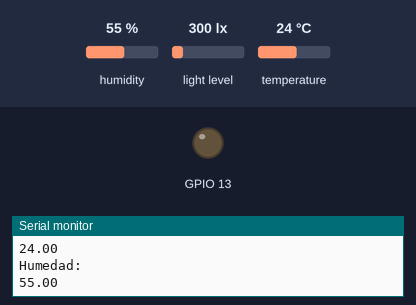
This sketch was run on a simulated ESP32. On the bench: output pins drawn as LEDs (lit = HIGH), the last lines printed to the serial monitor. The inputs (shaded band) are chosen by the test bench; at power-on: light level 300 lx, humidity 55 %, temperature 24 °C. WiFi joins after 1.5 s; servers stay silent unless stated; no MQTT or app messages arrive unless stated.

Above: at 2.7 s.
2.8 s: light level set to 967 lx
13.1 s: light level set to 1023 lx
At 21.1 s:
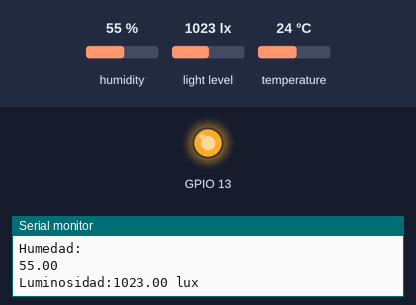
22.1 s: light level set to 40 lx
At 29.2 s:
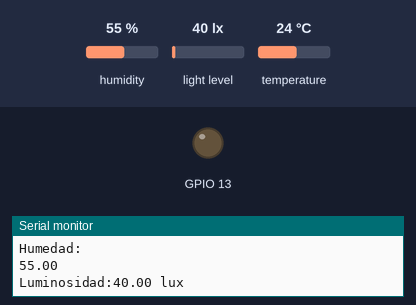
30.1 s: light level set to 1500 lx
At 37.2 s:
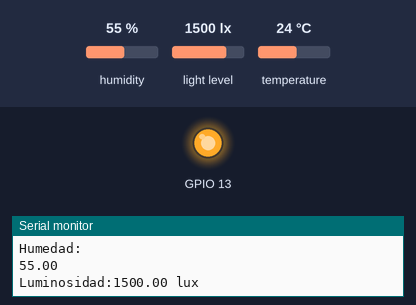
Timing chart, 0 to 38.7 s (numbered marks = the images above; inputs shaded):
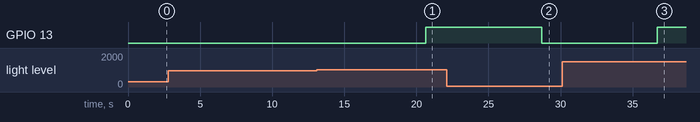

The sketch:

main1.ino
```cpp
#include "temp_hum_lum.h"
#include <WiFi.h>
#include <WiFiUdp.h>
#include <Wire.h>
#include <PubSubClient.h>
#include <string.h>
#include <SPI.h>


#define WIFI_SSID "wifi_ssid"
#define WIFI_PASSWORD "pass"
const char* mqtt_server = "192.168.1.109";
const char* namehost="Localhost";
int contador=0;
WiFiClient espClient;
PubSubClient client(espClient);

temp_hum_lum_aire sensor_temp, sensor_hum, sensor_lum, sensor_aire;


void setup() {
  // put your setup code here, to run once:

  initSerial();
  initWifi();
  initMQTTServer();


  sensor_temp.inicializar();
  sensor_hum.inicializar();
  sensor_lum.inicializar();
  pinMode(13,OUTPUT);
  client.subscribe("SistSeg1/Hab1/Actuador2");


  //sensor de aire no es necesario
}

void loop() {
  contador++;
  float temperatura = sensor_temp.detectar_temperatura();delay(1000);

  char buffer[16];
  sprintf(buffer,"%.2f", temperatura);


  float humedad= sensor_hum.detectar_humedad();delay(1000);
  char buffer1[16];
  sprintf(buffer1,"%.2f", humedad);


  float luz = sensor_lum.detectar_luminosidad();delay(1000);
  if (luz>1000){
    digitalWrite(13,HIGH);
    client.publish("SistSeg1/Hab1/Actuador2", "5");


  }
  else{
    digitalWrite(13,LOW);
    //client.publish("SistSeg1/Hab1/Actuador2", "5");

  }
  char buffer2[16];
  sprintf(buffer2,"%.2f", luz);


  /*float aire = sensor_aire.detectarValor();delay(1000);
  char buffer3[16];
  sprintf(buffer3,"%.2f", aire);
  client.publish("esp/viento", buffer3);
     */
  if (contador==3){
    client.publish("SistSeg1/Hab1/Sensor1", buffer);
    client.publish("SistSeg1/Hab1/Sensor2", buffer1);
    client.publish("SistSeg1/Hab1/Sensor3", buffer2);
    contador=0;
  }
  client.loop();
  delay(5000);

}

void initSerial(){
  Serial.begin(9600);
  Serial.setTimeout(5000);
  while(!Serial){

  }
  Serial.println("Booting...\n");
  Serial.println("\tDevice running");
}

void initWifi(){
  Serial.println();
  Serial.print("Wifi connecting to: ");
  Serial.println(WIFI_SSID);
  WiFi.hostname(namehost);
  WiFi.begin(WIFI_SSID,WIFI_PASSWORD);
  while( WiFi.status() != WL_CONNECTED ){
    delay(500);
    Serial.print(".");
  }
  Serial.println("Wifi connected!");
  Serial.print("NodeMCU IP Address : ");
  Serial.println(WiFi.localIP() );
}
void initMQTTServer(){
  client.setServer(mqtt_server, 1883);
  while (!client.connected()) {
    if (client.connect("ESP32Client1", "root", "ubicomp" )) {
      Serial.println("Connected to MQTT");
    } else {
      Serial.print("failed with state ");
      Serial.print(client.state());
      delay(2000);
    }

  }
}
```

temp_hum_lum.h
```cpp
#include <DHT.h>           //librería DHT
#include <Wire.h>
#include <Adafruit_Sensor.h>
#include <Adafruit_TSL2561_U.h>


#define DHTTYPE  DHT22   //Se define el modelo del sensor DHT22
#define DHTPIN    4     // Se define el pin D4 del ESP32 para conectar el sensor DHT22
Adafruit_TSL2561_Unified tsl = Adafruit_TSL2561_Unified(TSL2561_ADDR_FLOAT, 12345);
DHT dht(DHTPIN, DHTTYPE, 22);

class temp_hum_lum_aire{


  public: void configureSensor(void)
  {
  tsl.enableAutoRange(true);
  tsl.setIntegrationTime(TSL2561_INTEGRATIONTIME_13MS);

  }
  public: void inicializar(){
    dht.begin();
    Serial.println("Light Sensor Test"); Serial.println("");
    tsl.begin();
    configureSensor();
    Serial.println("");
  }
  public: float detectar_temperatura(){
    float temperatura = dht.readTemperature(); //Se lee la temperatura
    Serial.println("Temperatura: ");
    Serial.println(temperatura);
    return temperatura;
    delay(2000);
  }
  public: float detectar_humedad(){
    float humedad = dht.readHumidity(); //Se lee la humedad

   //Se imprimen las variables
    Serial.println("Humedad: ");
    Serial.println(humedad);
    return humedad;
    delay(2000);
    /* Get a new sensor event */

  }
  public: float detectar_luminosidad(){
    sensors_event_t event;
    tsl.getEvent(&event);
    if (event.light)
    {
      Serial.print("Luminosidad:");
      Serial.print(event.light); Serial.println(" lux");
      return event.light;
    }
    else
    {
      /* If event.light = 0 lux the sensor is probably saturated
         and no reliable data could be generated! */
      Serial.println("Sensor overload");
    }
    delay(2000);
  }


};
```

Measured:
- the behaviour switches between 1000 and 1001 lx on light level (found by bisection; images 0 and 1)
- after the input at 13.1 s, GPIO 13: LOW → HIGH after 7.6 s
- after the input at 22.1 s, GPIO 13: HIGH → LOW after 6.6 s
- after the input at 30.1 s, GPIO 13: LOW → HIGH after 6.6 s
